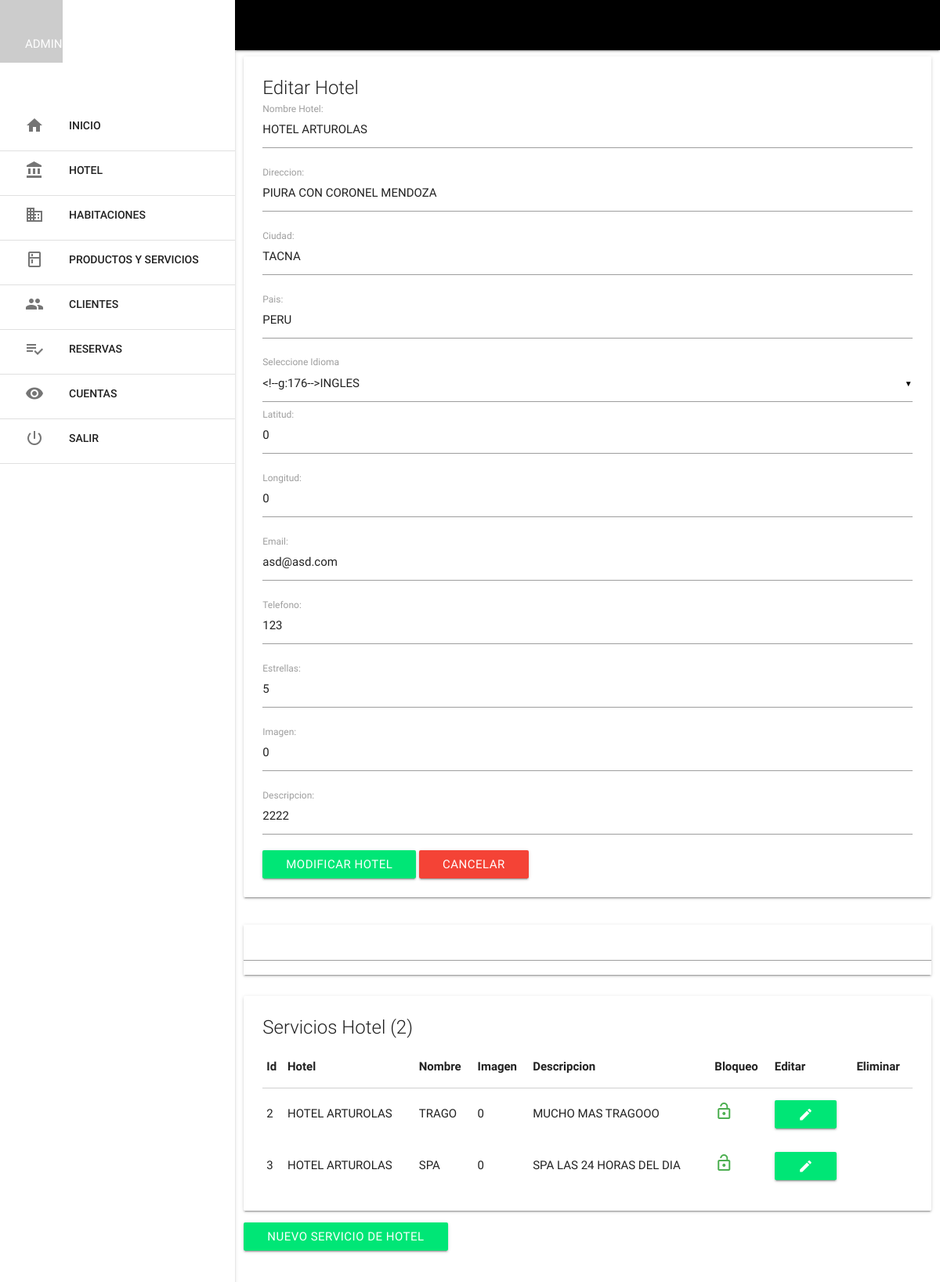
/mlt_hotel/mlt_hotel_ver.php?id=2 (signed in), run on the app's committed database.
### tables this page shows
CREATE TABLE IF NOT EXISTS `mlt_hotel` (
  `hot_id` int(11) NOT NULL AUTO_INCREMENT,
  `idi_id` int(11) DEFAULT NULL,
  `hot_nombre` varchar(80) DEFAULT NULL,
  `hot_direccion` varchar(255) DEFAULT NULL,
  `hot_ciudad` varchar(50) DEFAULT NULL,
  `hot_pais` varchar(50) DEFAULT NULL,
  `hot_ejex` varchar(20) DEFAULT NULL,
  `hot_ejey` varchar(20) DEFAULT NULL,
  `hot_email` varchar(80) DEFAULT NULL,
  `hot_telefono` int(15) DEFAULT NULL,
  `hot_estrellas` tinyint(1) DEFAULT NULL,
  `hot_imagen` varchar(255) DEFAULT NULL,
  `hot_descripcion` text,
  `hot_estado` tinyint(1) DEFAULT NULL,
  PRIMARY KEY (`hot_id`),
  KEY `idi_id` (`idi_id`),
  CONSTRAINT `mlt_hotel_ibfk_1` FOREIGN KEY (`idi_id`) REFERENCES `mlt_idioma` (`idi_id`)
);

CREATE TABLE IF NOT EXISTS `mlt_hotel_servicios` (
  `seh_id` int(11) NOT NULL AUTO_INCREMENT,
  `hot_id` int(11) DEFAULT NULL,
  `seh_nombre` varchar(80) DEFAULT NULL,
  `seh_imagen` varchar(255) DEFAULT NULL,
  `seh_descripcion` text,
  `seh_estado` tinyint(1) DEFAULT NULL,
  PRIMARY KEY (`seh_id`),
  KEY `hot_id` (`hot_id`),
  CONSTRAINT `mlt_hotel_servicios_ibfk_1` FOREIGN KEY (`hot_id`) REFERENCES `mlt_hotel` (`hot_id`)
);

### mlt_hotel/mlt_hotel_ver.php (the view, shortened to what this page needs)
<?php include '../extend/header.php';
$hot_id = $con->real_escape_string(htmlentities($_GET['id']));
$sel = $con->query("SELECT mlt_hotel.hot_id, mlt_hotel.idi_id, (select mlt_idioma.idi_nombre from mlt_idioma where mlt_idioma.idi_id = mlt_hotel.idi_id) as NombreIdioma, mlt_hotel.hot_nombre, mlt_hotel.hot_direccion, mlt_hotel.hot_ciudad, mlt_hotel.hot_pais, mlt_hotel.hot_ejex, mlt_hotel.hot_ejey, mlt_hotel.hot_email, mlt_hotel.hot_telefono, mlt_hotel.hot_estrellas, mlt_hotel.hot_imagen, mlt_hotel.hot_descripcion, mlt_hotel.hot_estado FROM mlt_hotel WHERE hot_id = $hot_id");
	while($f = $sel->fetch_assoc()){
?>
<div class="row">
	<div class="col s12 ">
		<div class="card">
			<div class="card-content">
				<span class="card-title">Editar Hotel</span>
				<form class="form" action="controller_mlt_hotel.php?op=modificar_mlt_hotel&id=<?php echo $hot_id; ?>" method="post" enctype="multipart/form-data">
					<div class="input-field">
						<input type="text" name="hot_nombre" required autofocus
						id="hot_nombre" onblur="may(this.value, this.id)" value="<?php echo $f['hot_nombre']; ?>">
						<label for="hot_nombre">Nombre Hotel:</label>
					</div>
					<div class="input-field">
						<input type="text" name="hot_direccion" required
						id="hot_direccion" value="<?php echo $f['hot_direccion']; ?>">
						<label for="hot_direccion">Direccion:</label>
					</div>
					<div class="input-field">
						<input type="text" name="hot_ciudad" required
						id="hot_ciudad" value="<?php echo $f['hot_ciudad']; ?>">
						<label for="hot_ciudad">Ciudad:</label>
					</div>
					<div class="input-field">
						<input type="text" name="hot_pais" required
						id="hot_pais" value="<?php echo $f['hot_pais']; ?>">
						<label for="hot_pais">Pais:</label>
					</div>
					<div class="input-field">
				    <label>Seleccione Idioma</label>
				  	</div>
					<div class="input-field">
						<input type="text" name="hot_ejex" required
						id="hot_ejex" value="<?php echo $f['hot_ejex']; ?>">
						<label for="hot_ejex">Latitud:</label>
					</div>
					<div class="input-field">
						<input type="text" name="hot_ejey" required
						id="hot_ejey" value="<?php echo $f['hot_ejey']; ?>">
						<label for="hot_ejey">Longitud:</label>
					</div>
					<div class="input-field">
						<input type="text" name="hot_email" required
						id="hot_email" value="<?php echo $f['hot_email']; ?>">
						<label for="hot_email">Email:</label>
					</div>
					<div class="input-field">
						<input type="text" name="hot_telefono" required
						id="hot_telefono" value="<?php echo $f['hot_telefono']; ?>">
						<label for="hot_telefono">Telefono:</label>
					</div>
					<div class="input-field">
						<input type="text" name="hot_estrellas" required
						id="hot_estrellas" value="<?php echo $f['hot_estrellas']; ?>">
						<label for="hot_estrellas">Estrellas:</label>
					</div>
					<div class="input-field">
						<input type="text" name="hot_imagen" required
						id="hot_imagen" value="<?php echo $f['hot_imagen']; ?>">
						<label for="hot_imagen">Imagen:</label>
					</div>
					<div class="input-field">
						<input type="text" name="hot_descripcion" required
						id="hot_descripcion" value="<?php echo $f['hot_descripcion']; ?>">
						<label for="hot_descripcion">Descripcion:</label>
					</div>
					<button type="submit" class="btn green accent-3" id="btn_guardar">Modificar HOTEL</button>
					<?php }?>
					<a href="index.php" class="btn red ">Cancelar</a>
				</form>
			</div>
		</div>
	</div>
</div>
<div class="row">
            <div class = "col s12">
                    <nav class="white lighten-3">
                            <div class="nav_wrapper">
                                    <div class="input-field">
                                            <input type="search" id="buscar" autocomplete="off" >
                                            <label for="buscar"><i class="material-icons">search</i></label>
                                            <i class="material-icons">close</i>
                                    </div>
                            </div>
                    </nav>
            </div>
    </div>
    <?php $sel = $con->query("SELECT mlt_hotel_servicios.seh_id, mlt_hotel_servicios.hot_id, (select mlt_hotel.hot_nombre from mlt_hotel where hot_id = mlt_hotel_servicios.hot_id) as NombreHotel, mlt_hotel_servicios.seh_nombre, mlt_hotel_servicios.seh_imagen, mlt_hotel_servicios.seh_descripcion, mlt_hotel_servicios.seh_estado FROM mlt_hotel_servicios WHERE mlt_hotel_servicios.hot_id = $hot_id;");
            $row = mysqli_num_rows($sel);
    ?>
    <div class="row">
            <div class="col s12">
                    <div class="card">
                            <div class="card-content">
                                    <span class="card-title">Servicios Hotel (<?php echo $row; ?>) </span>
                                    <TABLE>
                                            <THEAD>
                                                    <th>Id</th>
                                                    <th>Hotel</th>
                                                    <th>Nombre</th>
                                                    <th>Imagen</th>
                                                    <th>Descripcion</th>
                                                    <th>Bloqueo</th>
                                                    <th>Editar</th>
                                                    <th>Eliminar</th>
                                            </THEAD>
                                            <?php while($f = $sel->fetch_assoc()){ ?>
                                                    <tr>
                                                            <td><?php echo $f['seh_id']?></td>
                                                            <td><?php echo $f['NombreHotel']?></td>
                                                            <td><?php echo $f['seh_nombre']?></td>
                                                            <td><?php echo $f['seh_imagen']?></td>
                                                            <td><?php echo $f['seh_descripcion']?></td>
                                                            <td>
                                                            <?php if($f['seh_estado'] == 1): ?>
                                                                    <a href="controller_mlt_hotel_servicios.php?op=bloquear_mlt_hotel_servicios&id=<?php echo $f['seh_id'] ?>&bl=<?php echo $f['seh_estado'] ?>"><i class = "material-icons green-text">lock_open</i></a>
                                                                    <?php else: ?>
                                                                    <a href="controller_mlt_hotel_servicios.php?op=bloquear_mlt_hotel_servicios&id=<?php echo $f['seh_id'] ?>&bl=<?php echo $f['seh_estado'] ?>"><i class = "material-icons red-text">lock_outline</i></a>
                                                            <?php endif; ?>
                                                            </td>
                                                            <td>
                                                            <?php if($f['seh_estado'] == 1): ?>
                                                                    <a href="mlt_hotel_servicios_ver.php?id=<?php echo $f['seh_id']; ?>" class="btn green accent-3"><i class = "material-icons">edit</i></a>
                                                                    <?php else: ?>
                                                            <?php endif; ?>
                                                            </td>
                                                            <td>
                                                            </td>
                                                        </tr>
                                            <?php } ?>
                                    </TABLE>
                            </div>
                    </div>
            </div>
            <div class="row">
                    <div class = "col s12">
                            <a href="mlt_hotel_servicios_nuevo.php" class="btn green accent-3">NUEVO SERVICIO DE HOTEL</a>
                    </div>
            </div>
    </div>
<?php include '../extend/scripts.php'; ?>
</body>
</html>

### extend/header.php (shortened to what this page needs)
<!DOCTYPE html>
<html lang='es'>
	<head>
		<link rel="stylesheet" href="../css/materialize.min.css">
		<link rel="stylesheet" href="https://cdnjs.cloudflare.com/ajax/libs/limonte-sweetalert2/6.3.2/sweetalert2.css">
	</head>
	<body>
		<main>
	<?php
	if($_SESSION['nivel'] == '0'){
		include 'menu_web_master.php';
	} else if($_SESSION['nivel'] == '1'){
		include 'menu_administrador.php';
	} else if($_SESSION['nivel'] == '2'){
		include 'menu_recepcionista.php';
	}
	?>

### extend/menu_administrador.php (shortened to what this page needs)
<nav class="black">
</nav>
<ul id="menu" class="side-nav fixed">
	<li>
		<div class="userView">
			<div class="background">
				<img src="http://lorempixel.com/output/abstract-q-c-640-480-5.jpg">
			</div>
			<a href="" class="white-text"><?php  echo $_SESSION['nombre'] ?></a>
			<a href="" class="white-text"><?php  echo $_SESSION['correo'] ?></a>
		</div>
	</li>
	<li><a href="../inicio"><i class="material-icons">home</i> INICIO</a></li>
	<li><div class="divider"></div></li>
	<li><a href="../mlt_hotel/mlt_hotel_admin_inicio.php"><i class="material-icons">account_balance</i> HOTEL</a></li>
	<li><div class="divider"></div></li>
	<li><a href="../mlt_habitacion/index.php"><i class="material-icons">business</i> HABITACIONES</a></li>
	<li><div class="divider"></div></li>
	<li><a href="../mlt_extras/index.php"><i class="material-icons">kitchen</i> PRODUCTOS Y SERVICIOS</a></li>
	<li><div class="divider"></div></li>
	<li><a href="../mlt_cliente/index.php"><i class="material-icons">group</i> CLIENTES</a></li>
	<li><div class="divider"></div></li>
	<li><a href="../mlt_reserva/index.php"><i class="material-icons">playlist_add_check</i> RESERVAS</a></li>
	<li><div class="divider"></div></li>
	<li><a href="../mlt_cuenta/index.php"><i class="material-icons">remove_red_eye</i> CUENTAS</a></li>
	<li><div class="divider"></div></li>
	<li><a href="../login/salir.php"><i class="material-icons">power_settings_new</i> SALIR</a></li>
	<li><div class="divider"></div></li>
</ul>

### extend/scripts.php (shortened to what this page needs)
</main>

### extend/header.php (style rules this page uses)
header, main, footer { padding-left: 300px; }

### data on the page
mlt_hotel: hot_nombre "HOTEL ARTUROLAS", hot_direccion "PIURA CON CORONEL MENDOZA", hot_ciudad "TACNA", hot_pais "PERU", hot_ejex "0", hot_ejey "0", hot_email "asd@asd.com", hot_telefono "123", hot_estrellas "5", hot_imagen "0", hot_descripcion "2222"
mlt_hotel_servicios: seh_id "2", NombreHotel "HOTEL ARTUROLAS", seh_nombre "TRAGO", seh_imagen "0", seh_descripcion "MUCHO MAS TRAGOOO"
mlt_hotel_servicios: seh_id "3", NombreHotel "HOTEL ARTUROLAS", seh_nombre "SPA", seh_imagen "0", seh_descripcion "SPA LAS 24 HORAS DEL DIA"

### other printed values
$_SESSION['nombre'] "ADMINISTRADOR"
$row "2"
